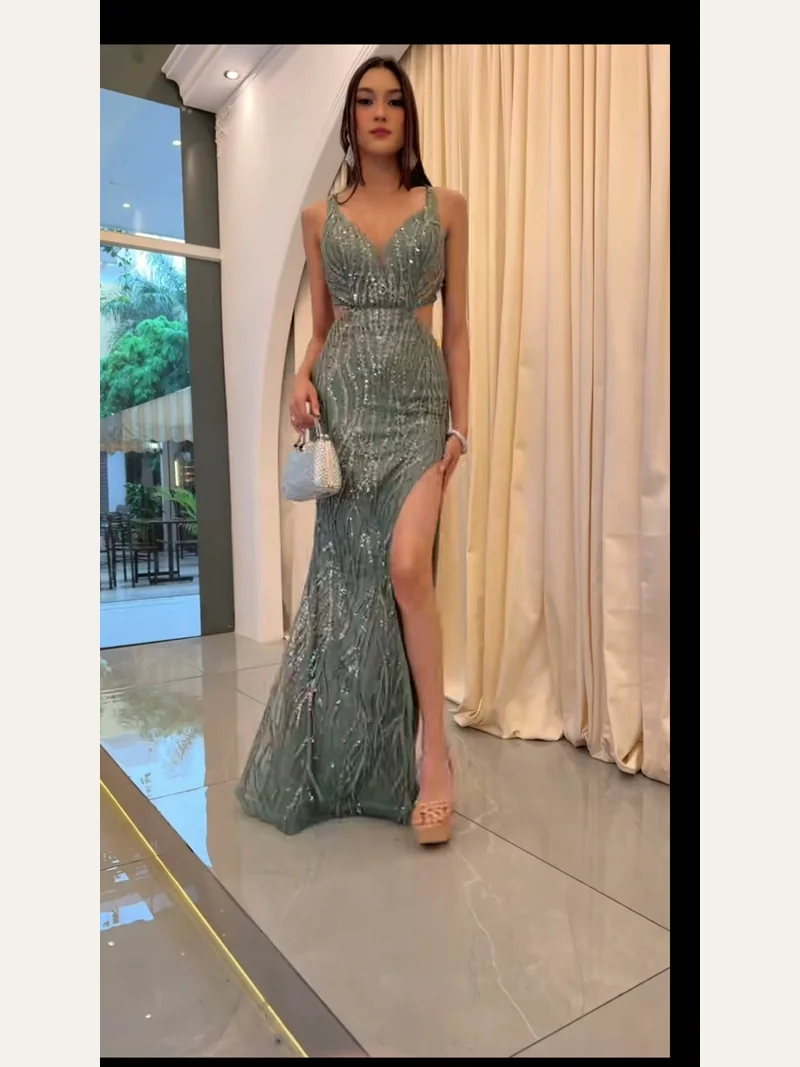
#> input picture dist/research/assets/store-media/verde-brillo-cuello-cruzado/01-front-full-length-800.webp, 800 x 1067 px, found by its file name; its folder holds 4 pictures in this run
$ python cloud-variant-execution.py
#> lines starting #> are read from the running program, lines starting #| are printed output that depends on the picture
from pathlib import Path
from PIL import Image,ImageStat,ImageChops,features
import json,hashlib,zipfile,time,datetime,platform,os
start=time.monotonic()
src=Path('/home/user/martha-green-18-parents-v1')
root=Path('/home/user/martha-green-delivery-v1')
if root.exists():raise ValueError('Delivery path exists; inspect/resume instead of overwriting')
root.mkdir()
media=root/'media';masters=root/'masters';diagnostics=root/'diagnostics'
for p in (media,masters,diagnostics):p.mkdir()
source_manifest=json.loads((src/'input-manifest.json').read_text()) if (src/'input-manifest.json').exists() else None
jobs=[
 (1,'01-front-full-length',800,'df337a3540dff1dfb2771a1124345901db42ea37dae1679fe5d2594d57ab5eed',(100,44,670,1058)),
 (3,'03-side-full-length',800,'ed4589d01fe2817e3c2fc17e3558d0d078b42c58d495f9900269a59cb89e3bf7',(100,44,670,1058)),
 (4,'04-back-full-length',800,'56d8091d01c4a7579da9c148952df27ed1c4e52c56a0548e53653ef1340ac081',(100,44,670,1058)),
 (5,'05-detail-crop',432,'1f7b690fb6f22a1688f2d627893a4b12373d8c77282d9c8f85345310162513a7',(0,88,432,487))]
prefix='/research/assets/store-media/verde-brillo-cuello-cruzado/cropped-v1/'
items=[]
for position,family,width,parenthash,roi in jobs:
 f=src/f'{family}-{width}.webp';b=f.read_bytes()
 if hashlib.sha256(b).hexdigest()!=parenthash:raise ValueError('Unexpected parent')
 im=Image.open(f);im.load()
#> further down, im is the input picture: PIL image 800x1067 RGB; mean R, G, B 171.8, 158.6, 145
 if im.getexif().get(274,1)!=1:raise ValueError('Unexpected orientation')
 icc=im.info.get('icc_profile')
 rgb=im.convert('RGB');crop=rgb.crop(roi)
#> after `crop = rgb.crop(roi)`:
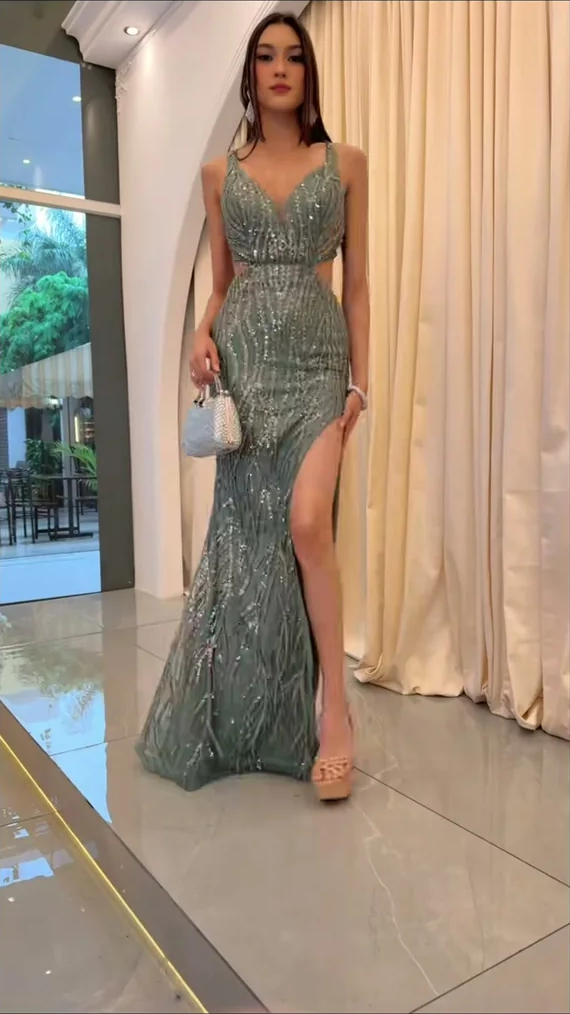
#> crop: PIL image 570x1014 RGB; mean R, G, B 163.6, 145.2, 127.3
 master=masters/(family+'-native.png')
 crop.save(master,format='PNG',**({'icc_profile':icc} if icc else {}))
 if Image.open(master).convert('RGB').tobytes()!=rgb.crop(roi).tobytes():raise ValueError('Master pixel identity failure')
 widths=sorted(set((320,min(480,crop.width),crop.width)))
#> widths = [320, 480, 570]
 variants=[]
 for w in widths:
  if w>crop.width:raise ValueError('Upscale forbidden')
  h=round(crop.height*w/crop.width)
#> h = 569
  resized=crop.copy() if w==crop.width else crop.resize((w,h),Image.Resampling.LANCZOS)
  resized.info.clear()
  for ext in ('webp','jpg'):
   p=media/f'{family}-{w}.{ext}'
   if ext=='webp':resized.save(p,format='WEBP',lossless=True,method=6,**({'icc_profile':icc} if icc else {}))
   else:resized.save(p,format='JPEG',quality=95,subsampling=0,optimize=True,progressive=True,**({'icc_profile':icc} if icc else {}))
   decoded=Image.open(p);decoded.load()
   if decoded.size!=(w,h):raise ValueError('Encoded descriptor mismatch')
   identity=decoded.convert('RGB').tobytes()==resized.tobytes()
#> identity = True
   if ext=='webp' and not identity:raise ValueError('Lossless WebP changed RGB pixels')
   diff=ImageStat.Stat(ImageChops.difference(decoded.convert('RGB'),resized)).mean
#> diff = [0, 0, 0]
#> (the run stopped early here; a loop or call above may not have finished)
